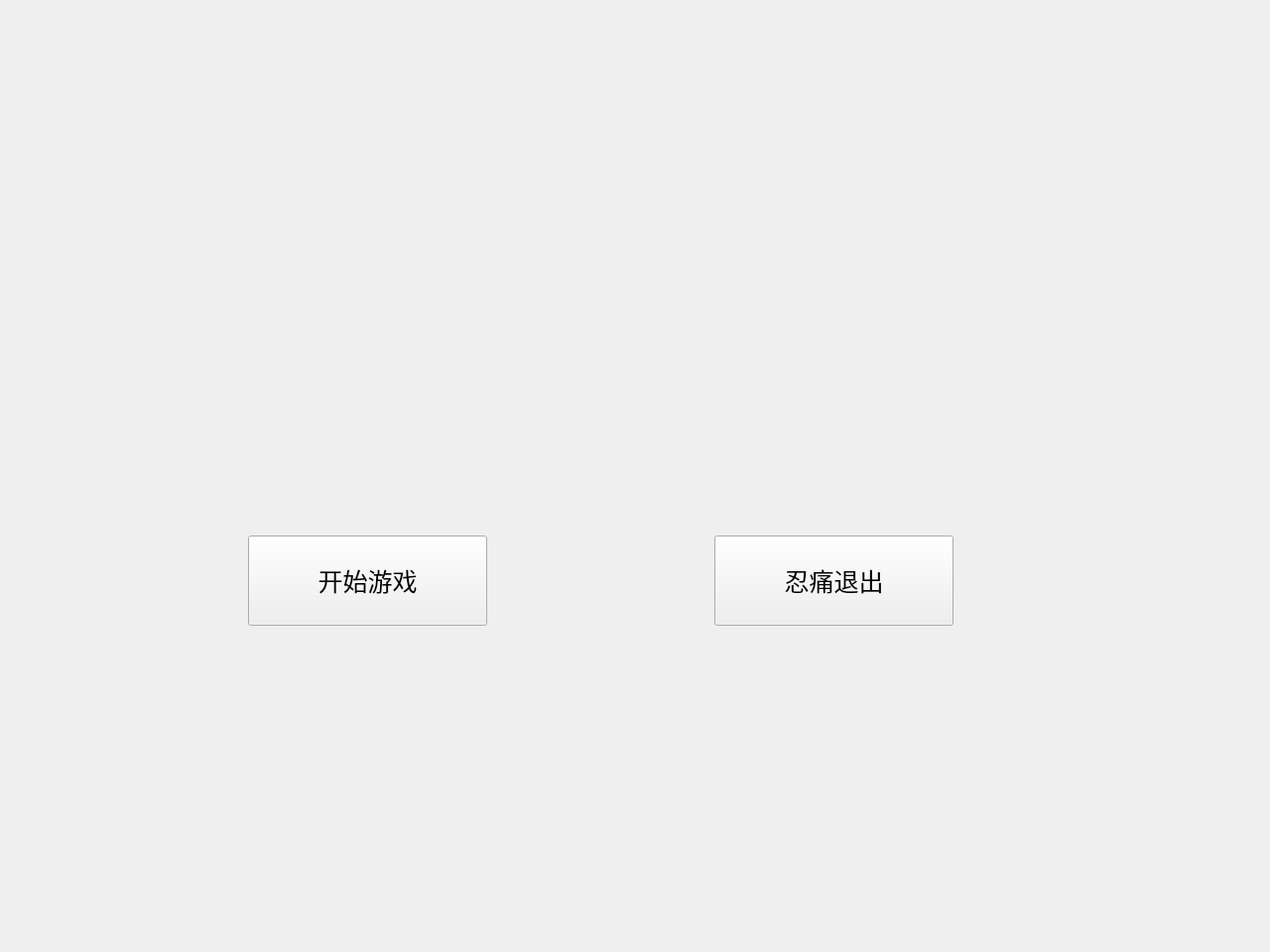
<?xml version="1.0" encoding="UTF-8"?>
<ui version="4.0">
 <class>MainMenu</class>
 <widget class="QWidget" name="MainMenu">
  <property name="geometry">
   <rect>
    <x>0</x>
    <y>0</y>
    <width>1280</width>
    <height>960</height>
   </rect>
  </property>
  <property name="minimumSize">
   <size>
    <width>1280</width>
    <height>720</height>
   </size>
  </property>
  <property name="windowTitle">
   <string>Form</string>
  </property>
  <widget class="QPushButton" name="pushButtonStartGame">
   <property name="geometry">
    <rect>
     <x>250</x>
     <y>540</y>
     <width>241</width>
     <height>91</height>
    </rect>
   </property>
   <property name="font">
    <font>
     <pointsize>19</pointsize>
    </font>
   </property>
   <property name="text">
    <string>开始游戏</string>
   </property>
  </widget>
  <widget class="QPushButton" name="pushButtonExitGame">
   <property name="geometry">
    <rect>
     <x>720</x>
     <y>540</y>
     <width>241</width>
     <height>91</height>
    </rect>
   </property>
   <property name="font">
    <font>
     <pointsize>19</pointsize>
    </font>
   </property>
   <property name="text">
    <string>忍痛退出</string>
   </property>
  </widget>
 </widget>
 <resources/>
 <connections/>
</ui>
